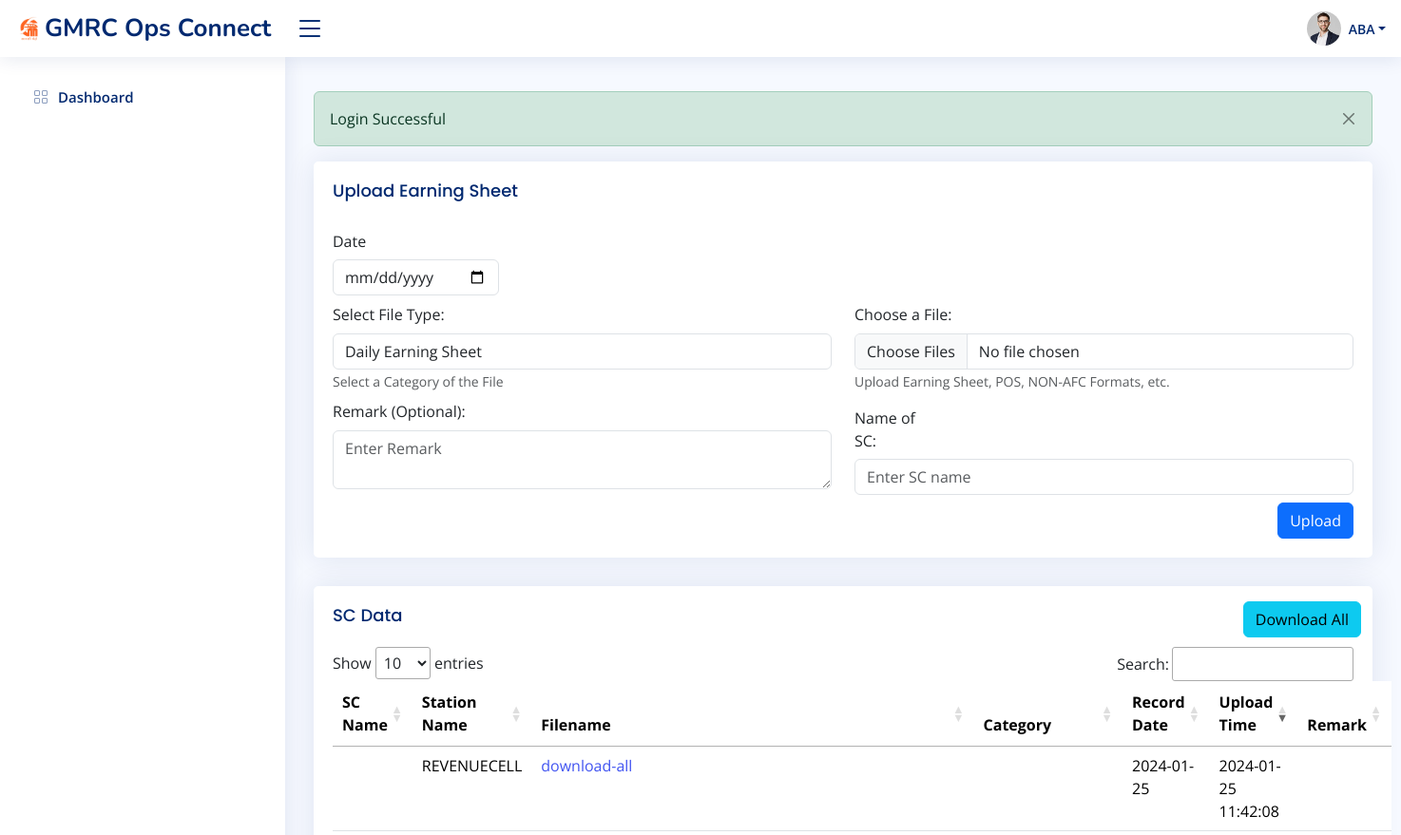
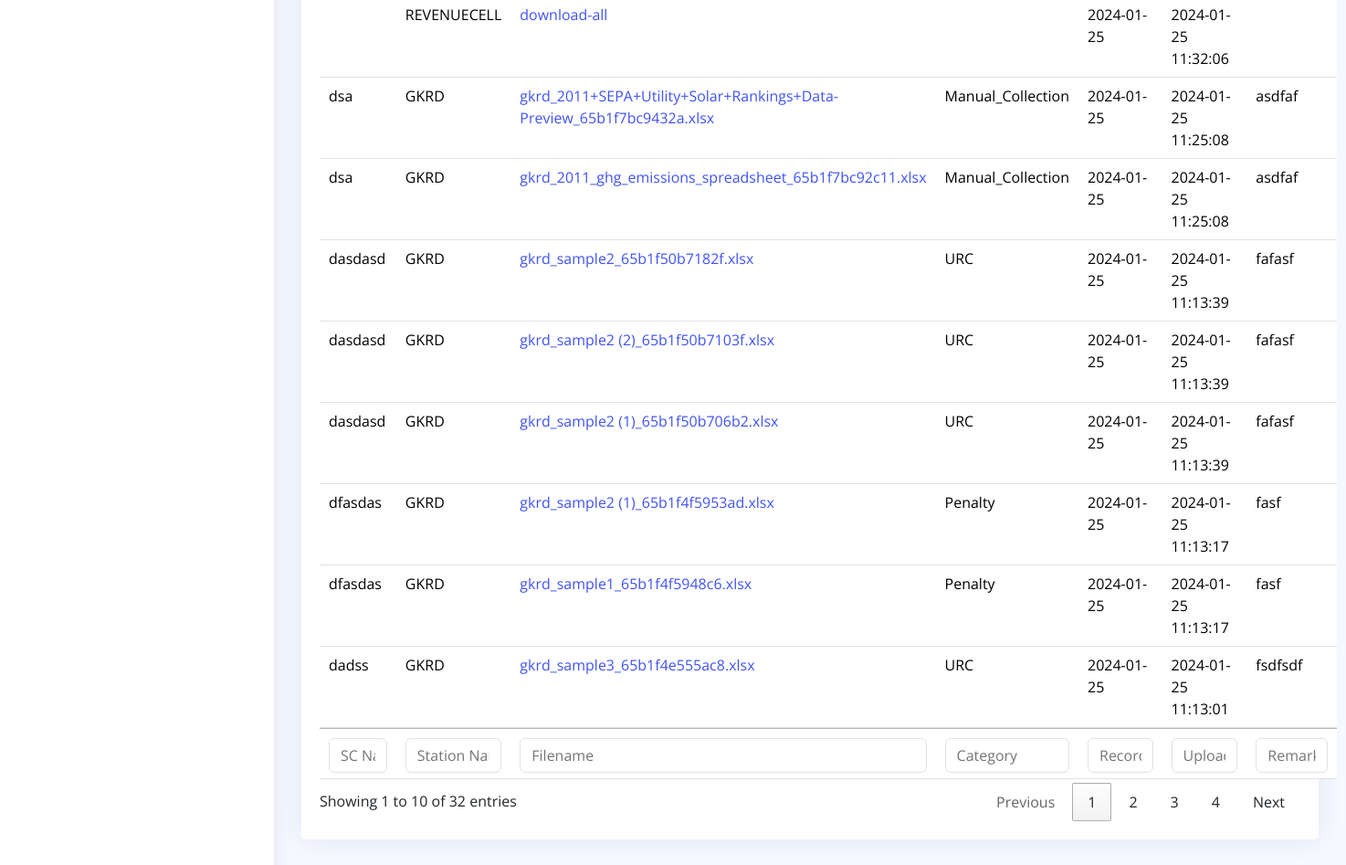
Screenshot of /scdata-list.php (signed in) with the database file from the repository (2 pictures, top to bottom).
### tables this page shows
CREATE TABLE `tab_logs_fileupload` (
  `id` int(11) NOT NULL,
  `Sc_Name` varchar(50) DEFAULT NULL,
  `station_name` varchar(50) DEFAULT NULL,
  `file_type` varchar(155) DEFAULT NULL,
  `filename` varchar(256) DEFAULT NULL,
  `size` varchar(50) DEFAULT NULL,
  `record_date` date DEFAULT NULL,
  `current_time` datetime NOT NULL DEFAULT current_timestamp(),
  `upload_by` int(11) DEFAULT NULL,
  `folder_name` varchar(100) DEFAULT NULL,
  `Remark` varchar(200) DEFAULT NULL,
  `log_type` varchar(20) NOT NULL COMMENT 'upload,download'
);

### actions/db.php (called while the page is built, shortened)
<?php
class DatabaseOperation {
    private $servername;
    private $username;
    private $password;
    private $dbname;
    private $conn;
    public function __construct($servername, $username, $password, $dbname) {
        $this->servername = $servername;
        $this->username = $username;
        $this->password = $password;
        $this->dbname = $dbname;
    }
    private function connect() {
        $this->conn = new mysqli($this->servername, $this->username, $this->password, $this->dbname);
    }
    public function query($sql) {
        $result = $this->conn->query($sql);
        return $result;
    }
    public function select($table, $columns = "*", $conditions = array(), $conditionType = "AND", $recordType = 'multiple', $orderBy = null, $whereInConditions = array()) {
    $sql = "SELECT $columns FROM $table";
    if ($orderBy) {
        $sql .= " ORDER BY $orderBy";
    }
    $result = $this->query($sql);
    $data = [];
    if ($recordType == 'single') {
        $data = $this->fetchAssoc($result);
    } else {
        while ($row = $this->fetchAssoc($result)) {
            $data[] = $row;
        }
    }
    return $data;
}
    public function fetchAssoc($result) {
        return $result->fetch_assoc();
    }
}
$database = new DatabaseOperation("localhost", "root", "", "testdbgmrcrev");
?>

### scdata-list.php (the view, shortened to what this page needs)
<?php include 'layouts/header.php'; ?>
<main id="main" class="main">
  <?php include 'layouts/alert.php'; ?>
  <?php
  $date = (isset($_GET['date'])) ? $_GET['date'] : '';
  $locked = (isset($_GET['i'])) ? $_GET['i'] : '';
  if ($date) {
   $condition = ['record_date' => $date ,'log_type' => 'upload','station_name' => $_SESSION['stationname']];
  } else {
    $condition = [];
  }
  $listArr = $database->select('tab_logs_fileupload', "*", $condition, "AND", 'multiple', 'id DESC' ,[]);
  ?>
  <div class="pagetitle">
    <section class="section">
      <div class="row">
        <div class="col-lg-12">
          <div class="card">
            <div class="card-body">
              <h5 class="card-title">Upload Earning Sheet</h5>
              <form class="g-3" method="post" enctype="multipart/form-data" id="uploadForm" action="actions/ActionController.php">
                <div class="row mt-2">
                  <div class="col-md-6">
                    <label for="inputDate" class="col-sm-4 col-form-label">Date</label>
                    <div class="col-sm-4">
                      <input type="date" class="form-control" name="recordDate" id="recordDate" value="<?php echo htmlspecialchars($date ?? date('Y-m-d')); ?>" min="2023-11-01" max="<?php echo date('Y-m-d'); ?>" onkeydown="return false">
                    </div>
                  </div>
                </div>
                <div id="file-upload-area" <?php if ($locked) : ?> style="display: none;" <?php else : ?> style="display: block;" <?php endif; ?>>
                  <div class="row mt-2">
                    <div class="col-md-6">
                      <label for="validationDefault04" class="form-label">Select File Type:</label>
                      <select class="form-control" name="fileType" required>
                        <?php foreach ($checkBoxArr as $check) : ?>
                          <option><?= $check; ?> </option>
                        <?php endforeach;  ?>
                      </select>
                      <span class="form-text text-muted">Select a Category of the File</span>
                    </div>
                    <div class="col-md-6">
                      <label for="validationDefault03" class="form-label">Choose a File:</label>
                      <input type="file" class="form-control" id="file1" name="files[]" multiple>
                      <span class="form-text text-muted">Upload Earning Sheet, POS, NON-AFC Formats, etc.</span>
                    </div>
                  </div>
                  <div class="row mt-2">
                    <div class="col-md-6">
                      <label for="validationDefault03" class="form-label">Remark (Optional):</label>
                      <textarea class="form-control" name="remark" placeholder="Enter Remark"></textarea>
                    </div>
                    <div class="col-md-6">
                      <label for="inputDate" class="col-sm-2 col-form-label">Name of SC:</label>
                      <input type="text" class="form-control" name="sc_name" placeholder="Enter SC name" required>
                    </div>
                  </div>
                  <div class="row mt-2">
                    <div class="col-12">
                      <button class="btn btn-primary float-end" type="submit">Upload</button>
                    </div>
                  </div>
                </div>
              </form>
            </div>
          </div>
        </div>
      </div>
      <div class="row">
        <div class="col-lg-12">
          <div class="card">
            <div class="card-body">
            <div class="action-buttons float-end mt-3 d-flex justify-content-around">
                <form class="row g-3 needs-validation" method="post" action="actions/ActionController.php" id="download-all-files-form">
                  <button type="submit" class="btn btn-info" id="download-files-btn">Download All</button>
                </form>
              </div>
              <div class="d-flex justify-content-between">
                <h5 class="card-title">SC Data</h5>
              </div>
              <table class="table datatable table-responsive">
                <thead>
                  <tr>
                    <th>SC Name </th>
                    <th>Station Name</th>
                    <th>Filename</th>
                     <th>Category</th>
                    <th data-type="date" data-format="YYYY/DD/MM">Record Date</th>
                    <th>Upload Time</th>
                    <th>Remark</th>
                  </tr>
                </thead>
                <tbody>
                  <?php foreach ($listArr as $list) :
                    $path = 'actions/scdata/' . $list['folder_name'] . '/' . $list['filename'];
                  ?>
                    <tr id="<?= $list['id']; ?>">
                      <td><?= $list['Sc_Name']; ?></td>
                      <td><?= strtoupper($list['station_name']); ?></td>
                      <td><a href="<?= $path ?>" download target="_balnk"><?= $list['filename']; ?></a></td>
                       <td><?= $list['file_type']; ?></td>
                      <td><?= $list['record_date']; ?></td>
                      <td><?= $list['current_time']; ?></td>
                      <td><?= $list['Remark']; ?></td>
                    </tr>
                  <?php endforeach; ?>
                </tbody>
                <tfoot>
                  <tr>
                    <th>SC Name </th>
                    <th>Station Name</th>
                    <th>Filename</th>
                     <th>Category</th>
                    <th data-type="date" data-format="YYYY/DD/MM">Record Date</th>
                    <th>Upload Time</th>
                    <th>Remark</th>
                  </tr>
                </tfoot>
              </table>
            </div>
          </div>
        </div>
      </div>
    </section>
</main>
<?php include 'layouts/footer.php'; ?>

### assets/css/style.css (style rules this page uses)
:root { scroll-behavior: smooth; }
body { font-family: "Open Sans", sans-serif; background: #f6f9ff; color: #444444; }
a { color: #4154f1; text-decoration: none; }
h1, h2, h3, h4, h5, h6 { font-family: "Nunito", sans-serif; }
#main { margin-top: 60px; padding: 20px 30px; transition: all 0.3s; }
.pagetitle { margin-bottom: 10px; }
.card { margin-bottom: 30px; border: none; border-radius: 5px; box-shadow: 0px 0 30px rgba(1, 41, 112, 0.1); }
.card-title { padding: 20px 0 15px 0; font-size: 18px; font-weight: 500; color: #012970; font-family: "Poppins", sans-serif; }
.card-body { padding: 0 20px 20px 20px; }
@media (min-width: 1200px) { #main, #footer { margin-left: 300px; } }
thead,tfoot input { padding: 3px; box-sizing: border-box; }

### rows the page displays
tab_logs_fileupload: station_name "REVENUECELL", filename "download-all", record_date "2024-01-25", current_time "2024-01-25 11:42:08"
tab_logs_fileupload: station_name "REVENUECELL", filename "download-all", record_date "2024-01-25", current_time "2024-01-25 11:32:06"
tab_logs_fileupload: Sc_Name "dsa", station_name "GKRD", filename "gkrd_2011+SEPA+Utility+Solar+Rankings+Data-Preview_65b1f7bc9432a.xlsx", file_type "Manual_Collection", record_date "2024-01-25", current_time "2024-01-25 11:25:08", Remark "asdfaf"
tab_logs_fileupload: Sc_Name "dsa", station_name "GKRD", filename "gkrd_2011_ghg_emissions_spreadsheet_65b1f7bc92c11.xlsx", file_type "Manual_Collection", record_date "2024-01-25", current_time "2024-01-25 11:25:08", Remark "asdfaf"
tab_logs_fileupload: Sc_Name "dasdasd", station_name "GKRD", filename "gkrd_sample2_65b1f50b7182f.xlsx", file_type "URC", record_date "2024-01-25", current_time "2024-01-25 11:13:39", Remark "fafasf"
tab_logs_fileupload: Sc_Name "dasdasd", station_name "GKRD", filename "gkrd_sample2 (2)_65b1f50b7103f.xlsx", file_type "URC", record_date "2024-01-25", current_time "2024-01-25 11:13:39", Remark "fafasf"
tab_logs_fileupload: Sc_Name "dasdasd", station_name "GKRD", filename "gkrd_sample2 (1)_65b1f50b706b2.xlsx", file_type "URC", record_date "2024-01-25", current_time "2024-01-25 11:13:39", Remark "fafasf"
tab_logs_fileupload: Sc_Name "dfasdas", station_name "GKRD", filename "gkrd_sample2 (1)_65b1f4f5953ad.xlsx", file_type "Penalty", record_date "2024-01-25", current_time "2024-01-25 11:13:17", Remark "fasf"
tab_logs_fileupload: Sc_Name "dfasdas", station_name "GKRD", filename "gkrd_sample1_65b1f4f5948c6.xlsx", file_type "Penalty", record_date "2024-01-25", current_time "2024-01-25 11:13:17", Remark "fasf"
tab_logs_fileupload: Sc_Name "dadss", station_name "GKRD", filename "gkrd_sample3_65b1f4e555ac8.xlsx", file_type "URC", record_date "2024-01-25", current_time "2024-01-25 11:13:01", Remark "fsdfsdf"

### other values shown
$_SESSION['username'] "ABA"
$_SESSION['success'] "Login Successful"
form field fileType "Daily Earning Sheet"
